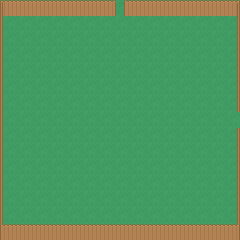

A 2D game scene composited from a Tiled map and its tileset images. What follows is a short description and the map's XML, with every tile layer's data as written:
An orthogonal 15x15 tile map with 16x16 px tiles, 2 tile layers (Background, Foreground) and 2 objects (2x exit).

<map version="1.0" tiledversion="1.0.2" orientation="orthogonal" renderorder="right-down" width="15" height="15" tilewidth="16" tileheight="16" nextobjectid="2">
 <tileset firstgid="1" source="tileset.tsx" />
 <layer name="Background" width="15" height="15">
  <properties>
   <property name="layer" value="background" />
   <property name="nocollide" value="true" />
   <property name="tileset" value="tileset" />
  </properties>
  <data encoding="csv">
964,964,964,964,964,964,964,964,964,964,964,964,964,964,964,
964,964,964,964,964,964,964,964,964,964,964,964,964,964,964,
964,964,964,964,964,964,964,964,964,964,964,964,964,964,964,
964,964,964,964,964,964,964,964,964,964,964,964,964,964,964,
964,964,964,964,964,964,964,964,964,964,964,964,964,964,964,
964,964,964,964,964,964,964,964,964,964,964,964,964,964,964,
964,964,964,964,964,964,964,964,964,964,964,964,964,964,964,
964,964,964,964,964,964,964,964,964,964,964,964,964,964,964,
964,964,964,964,964,964,964,964,964,964,964,964,964,964,964,
964,964,964,964,964,964,964,964,964,964,964,964,964,964,964,
964,964,964,964,964,964,964,964,964,964,964,964,964,964,964,
964,964,964,964,964,964,964,964,964,964,964,964,964,964,964,
964,964,964,964,964,964,964,964,964,964,964,964,964,964,964,
964,964,964,964,964,964,964,964,964,964,964,964,964,964,964,
964,964,964,964,964,964,964,964,964,964,964,964,964,964,964
</data>
 </layer>
 <layer name="Foreground" width="15" height="15">
  <properties>
   <property name="layer" value="foreground" />
   <property name="tileset" value="tileset" />
  </properties>
  <data encoding="csv">
540,541,541,541,541,541,541,576,541,541,541,541,541,541,542,
577,0,0,0,0,0,0,0,0,0,0,0,0,0,579,
577,0,0,0,0,0,0,0,0,0,0,0,0,0,579,
577,0,0,0,0,0,0,0,0,0,0,0,0,0,579,
577,0,0,0,0,0,0,0,0,0,0,0,0,0,579,
577,0,0,0,0,0,0,0,0,0,0,0,0,0,579,
577,0,0,0,0,0,0,0,0,0,0,0,0,0,579,
577,0,0,0,0,0,0,0,0,0,0,0,0,0,0,
577,0,0,0,0,0,0,0,0,0,0,0,0,0,579,
577,0,0,0,0,0,0,0,0,0,0,0,0,0,579,
577,0,0,0,0,0,0,0,0,0,0,0,0,0,579,
577,0,0,0,0,0,0,0,0,0,0,0,0,0,579,
577,0,0,0,0,0,0,0,0,0,0,0,0,0,579,
577,0,0,0,0,0,0,0,0,0,0,0,0,0,579,
614,615,615,615,615,615,615,615,615,615,615,615,615,615,616
</data>
 </layer>
 <objectgroup name="Objects">
  <properties>
   <property name="tileset" value="tileset" />
  </properties>
  <object id="13" name="Exit_Right" type="exit" x="245" y="112" width="3" height="16">
   <properties>
    <property name="direction" value="right" />
   </properties>
  </object>
  <object id="12" name="Exit_Up" type="exit" x="112" y="-8" width="16" height="3">
   <properties>
    <property name="direction" value="up" />
   </properties>
  </object>
 </objectgroup>
</map>
